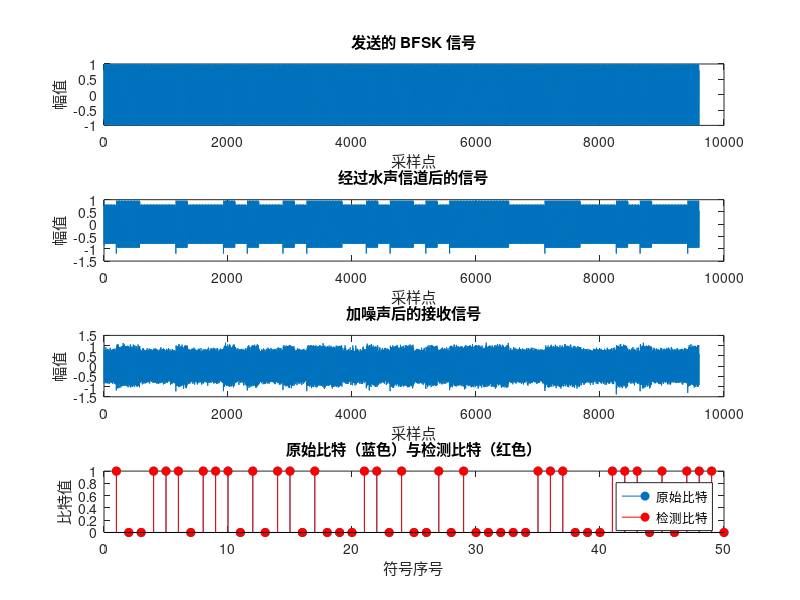

The MATLAB source for this figure:
%% BFSK 通信系统仿真
% 清空工作区和命令窗口
clear; clc; close all;

%% 参数设置
fs = 192e3;         % 采样率 192 kHz
T_sym = 1e-3;       % 每个符号时长 1 ms
t_sym = 0:1/fs:T_sym-1/fs;  % 单个符号的时间向量

f0 = 20e3;          % 比特 0 对应的载波频率 20 kHz
f1 = 40e3;          % 比特 1 对应的载波频率 40 kHz

numSymbols = 50;   % 符号数

%% 生成随机比特序列
data = randi([0, 1], 1, numSymbols);

%% BFSK 调制
% 对每个比特，生成对应频率的正弦波，并将所有符号级联
tx_signal = [];
for k = 1:numSymbols
    if data(k) == 0
        sig = cos(2*pi*f0*t_sym);
    else
        sig = cos(2*pi*f1*t_sym);
    end
    tx_signal = [tx_signal, sig];
end

%% 水声信道仿真
% 水声信道一般具有多径效应，这里采用一个简单的多径模型
% 例如，假设信道的脉冲响应包含三个路径：
%  - 第一条直达路径，增益 = 1，无延时
%  - 第二条路径，延时 2~3 个采样点，增益约为 0.6
%  - 第三条路径，延时 7~8 个采样点，增益约为 0.3
% 构造一个离散脉冲响应（单位冲激响应长度可以根据实际情况调整）
h = [1, zeros(1,2), 0.6, zeros(1,4), 0.3];

% 通过滤波器模拟多径效应
channel_signal = filter(h, 1, tx_signal);

%% 加性噪声（AWGN）
% 设定信噪比（SNR）为 20 dB（可根据需要修改）
SNR_dB = 20;
rx_signal = awgn(channel_signal, SNR_dB, 'measured');

%% BFSK 解调（FFT频谱分析）
% 将接收信号按照每个符号的采样点数分段
N_sym = length(t_sym);   % 每个符号的采样点数
rx_matrix = reshape(rx_signal, N_sym, []);

% FFT 频率分辨率为 fs/N_sym = 192e3/192 = 1 kHz，
% 因此：
%   - 20 kHz 对应的 FFT bin 索引：index_f0 = 20 + 1 = 21
%   - 40 kHz 对应的 FFT bin 索引：index_f1 = 40 + 1 = 41
index_f0 = round(f0 * N_sym / fs) + 1;  
index_f1 = round(f1 * N_sym / fs) + 1;  

detected = zeros(1, numSymbols);  % 初始化检测结果

for k = 1:numSymbols
    symbol_signal = rx_matrix(:, k);   % 取出第 k 个符号信号
    
    % 计算 FFT
    X = fft(symbol_signal);
    magX = abs(X);   % 求幅值谱
    
    % 采用单个 bin 的能量进行判决
    amp0 = magX(index_f0);
    amp1 = magX(index_f1);
    
    % 如果 20 kHz 分量能量更强，判决为比特 0，否则为比特 1
    if amp0 > amp1
        detected(k) = 0;
    else
        detected(k) = 1;
    end
end

%% 计算误码率（BER）
numErrors = sum(data ~= detected);
BER = numErrors / numSymbols;
fprintf('误码率 = %f\n', BER);

%% 绘制结果
figure;
subplot(4,1,1);
plot(tx_signal);
title('发送的 BFSK 信号');
xlabel('采样点');
ylabel('幅值');

subplot(4,1,2);
plot(channel_signal);
title('经过水声信道后的信号');
xlabel('采样点');
ylabel('幅值');

subplot(4,1,3);
plot(rx_signal);
title('加噪声后的接收信号');
xlabel('采样点');
ylabel('幅值');

subplot(4,1,4);
stem(data, 'filled'); hold on;
stem(detected, 'r', 'filled');
title('原始比特（蓝色）与检测比特（红色）');
xlabel('符号序号');
ylabel('比特值');
legend('原始比特','检测比特');
